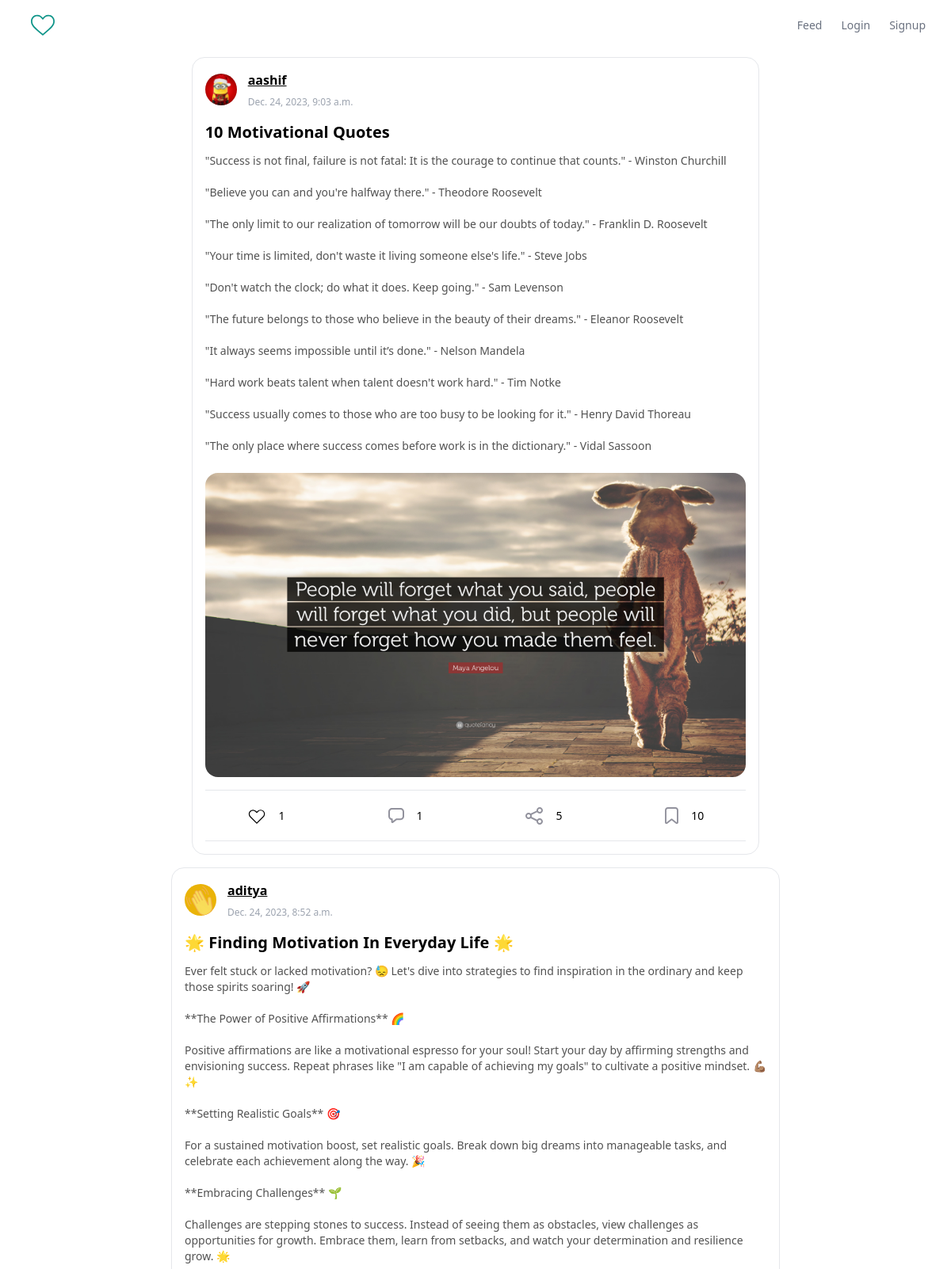
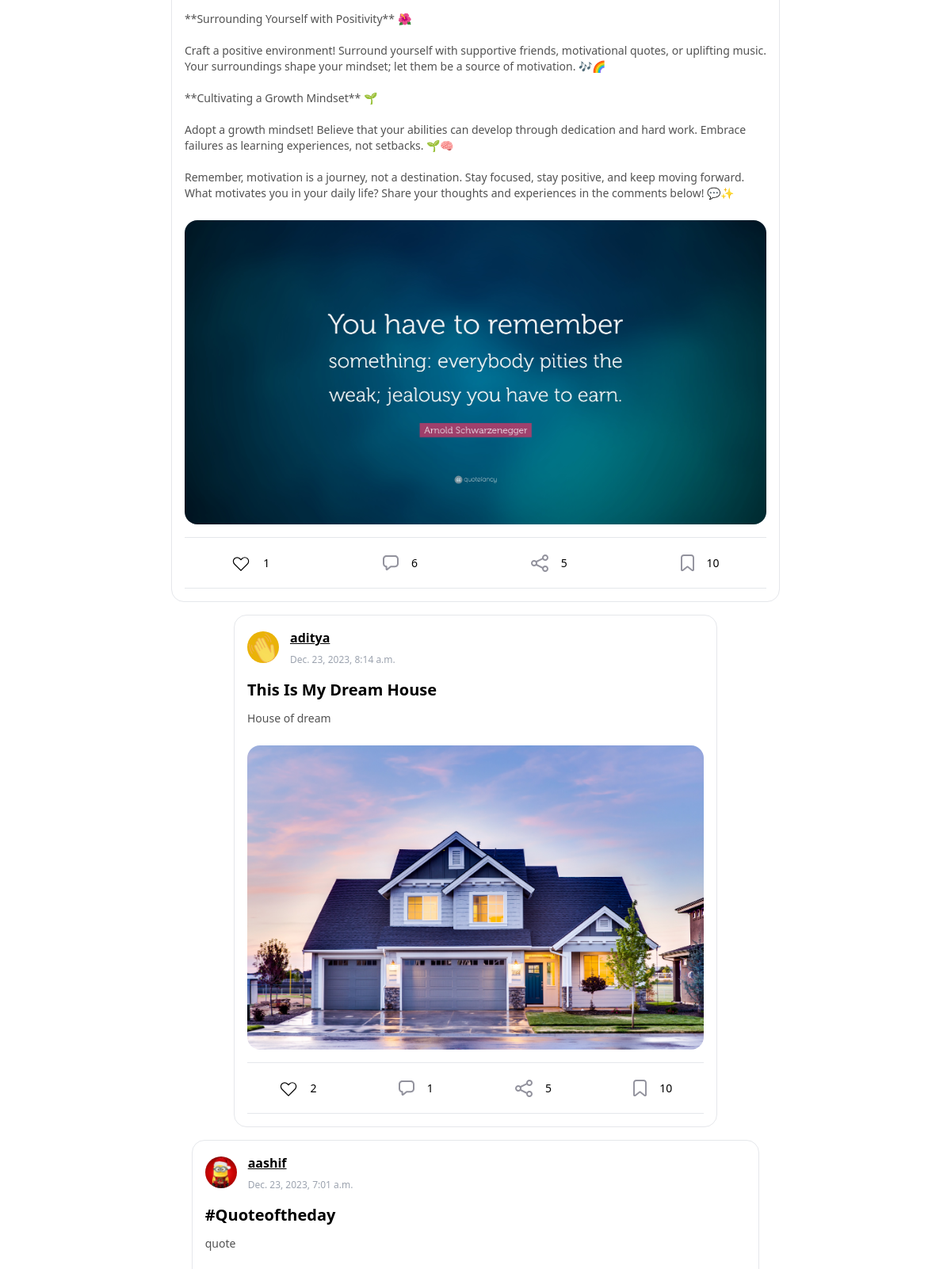
The page / (upper part) on the database its author committed (2 pictures, top to bottom).
### posts/models.py (models this page shows, shortened)
class Post(models.Model):
    user = models.ForeignKey(settings.AUTH_USER_MODEL, on_delete=models.SET(None))
    image = models.ImageField(upload_to='post/%Y/%m/%d', blank=True)
    caption = models.TextField(blank=True)    # caption of image
    title = models.CharField(max_length=200) #title of post
    slug = models.SlugField(max_length=200, blank=True) #some random chars
    created_at = models.DateTimeField(auto_now_add=True) # date and time of post, by default current date&time will be set
    liked_by = models.ManyToManyField(settings.AUTH_USER_MODEL, related_name='posts_liked', blank=True)

### users/models.py (models this page shows, shortened)
class Profile(models.Model):
    user = models.OneToOneField(settings.AUTH_USER_MODEL, on_delete=models.CASCADE)
    image = models.ImageField(upload_to='user/%Y/%m/%d', default='no_profile.png')

### posts/views.py (the view)
# urls.py: path('', view=posts_view.feed_page, name='feed'),
def feed_page(request):
    posts = Post.objects.all().order_by('created_at').reverse()
    context = {
        "posts" : posts,
        "title" : 'Feed Page'
    }
    return render(request, 'posts/feed.html', context)

### posts/templates/posts/feed.html
{% extends 'users/base.html' %}
{% block body %}
  {% for post in posts %}
    {% include 'posts/components/post.html' %}
  {% endfor %}
{% endblock %}

### posts/templates/posts/components/post.html (shortened to what this page needs)
<main class="h-full w-full bg-white flex items-center justify-center mb-4 mt-2">
	<div class="border max-w-screen-md bg-white rounded-2xl p-4">
		<div class="flex items-center	justify-between">
			<div class="gap-3.5	flex items-center">
				<img src="{{ post.user.profile.image.url }}" class="cursor-pointer object-cover bg-yellow-500 rounded-full w-10 h-10 view-user" username="{{ post.user.username }}" />
				<div class="flex flex-col">
					<b class="mb-2 view-user underline cursor-pointer" username="{{ post.user.username}}">{{ post.user.username }}</b>
					<time datetime="06-08-21" class="text-gray-400 text-xs">
                        {{ post.created_at }}
					</time>
				</div>
			</div>
		</div>
		{% if not single_post %}
			<div class="cursor-pointer" onclick="viewPost({{ post.id }})">
		{% else %}
			<div>
		{% endif %}
		<div class="mt-4 mb-6">
      <div class="mb-3 text-xl font-bold mb-2 ">{{ post.title|title }}</div>
      <div class="text-sm text-neutral-600">{{ post.caption|linebreaksbr  }}</div>
    </div>
			<div class="mt-5 flex gap-2	 justify-center border-b pb-4 flex-wrap	">
				{% if post.image %}
				<img src="{{ post.image.url }}" class=" rounded-2xl w-1/3 object-cover h-96 flex-auto" alt="photo">
				{% endif %}
			</div>
		</div>
    <div class=" h-16 border-b  flex items-center justify-around	">
			<div class="flex items-center	gap-4 mr-6">
        <svg xmlns="http://www.w3.org/2000/svg" class="like_btn cursor-pointer h-6 w-6" viewBox="0 0 20 20"
          fill="currentColor" id="like_post_{{ post.id }}">
            {% if request.user in post.liked_by.all %}
              <path fill="red" stroke="red"
              fill-rule="evenodd"
              d="M3.172 5.172a4 4 0 015.656 0L10 6.343l1.172-1.171a4 4 0 115.656 5.656L10 17.657l-6.828-6.829a4 4 0 010-5.656z"
              clip-rule="evenodd"/>
            {% else %}
						<path fill="none" stroke="black"
						fill-rule="evenodd"
              d="M3.172 5.172a4 4 0 015.656 0L10 6.343l1.172-1.171a4 4 0 115.656 5.656L10 17.657l-6.828-6.829a4 4 0 010-5.656z"
              clip-rule="evenodd"/>
            {% endif %}
          </svg>
          <div class="text-sm" id="like_count_{{ post.id }}">{{ post.liked_by.count }} </div>
      </div>
      <div class="flex items-center	gap-4	mr-6">
					<div class="text-sm" id="comment_count_{{ post.id}}">{{ post.comments.count }} </div>
				</div>
				<div class="flex items-center	gap-4 mr-6">
					<div class="text-sm">5</div>
				</div>
				<div class="flex items-center	gap-4">
					<div class="text-sm">10</div>
				</div>
			</div>
			</div>
</main>

### rows shown on the page
Post: user.profile.image (picture), user.username "aashif", created_at "Dec. 24, 2023, 9:03 a.m.", title "10 Motivational Quotes", caption "\"Success is not final, failure is not fatal: It is the courage to continue that counts.\" - Winston Churchill \"Believe you can and you're halfway there.\" - Theodore Roosevelt \"The only limit to our realization of tomorrow will be our doubts of today.\" - Franklin D. Roosevelt \"Your time is limited, don't waste it living someone else's life.\" - Steve Jobs \"Don't watch the clock; do what it does. Keep going.\" - Sam Levenson \"The future belongs to those who believe in the beauty of their dreams.\" - Eleanor Roosevelt \"It always seems impossible until it’s done.\" - Nelson Mandela \"Hard work beats talent when talent doesn't work hard.\" - Tim Notke \"Success usually comes to those who are too busy to…", image (picture), liked_by.count "1", comments.count "1"
Post: user.profile.image (picture), user.username "aditya", created_at "Dec. 24, 2023, 8:52 a.m.", title "🌟 Finding Motivation In Everyday Life 🌟", caption "Ever felt stuck or lacked motivation? 😓 Let's dive into strategies to find inspiration in the ordinary and keep those spirits soaring! 🚀 **The Power of Positive Affirmations** 🌈 Positive affirmations are like a motivational espresso for your soul! Start your day by affirming strengths and envisioning success. Repeat phrases like \"I am capable of achieving my goals\" to cultivate a positive mindset. 💪🏽✨ **Setting Realistic Goals** 🎯 For a sustained motivation boost, set realistic goals. Break down big dreams into manageable tasks, and celebrate each achievement along the way. 🎉 **Embracing Challenges** 🌱 Challenges are stepping stones to success. Instead of seeing them as obstacles, view…", image (picture), liked_by.count "1", comments.count "6"
Post: user.profile.image (picture), user.username "aditya", created_at "Dec. 23, 2023, 8:14 a.m.", title "This Is My Dream House", caption "House of dream", image (picture), liked_by.count "2", comments.count "1"
Post: user.profile.image (picture), user.username "aashif", created_at "Dec. 23, 2023, 7:01 a.m.", title "#Quoteoftheday", caption "quote"
